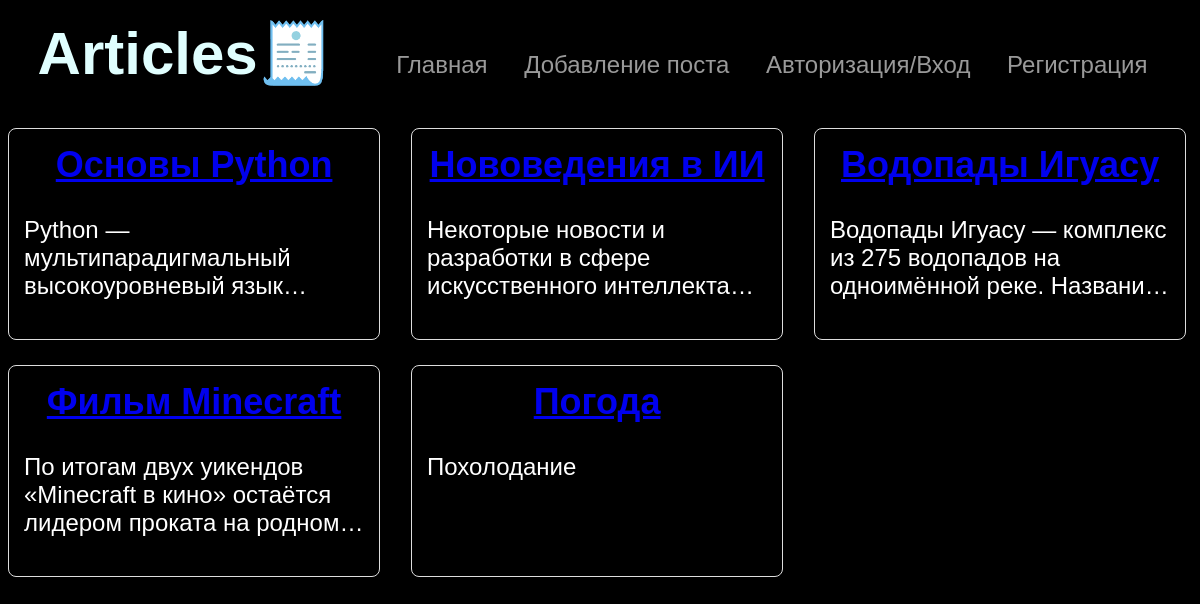
Before: / with the older database file.
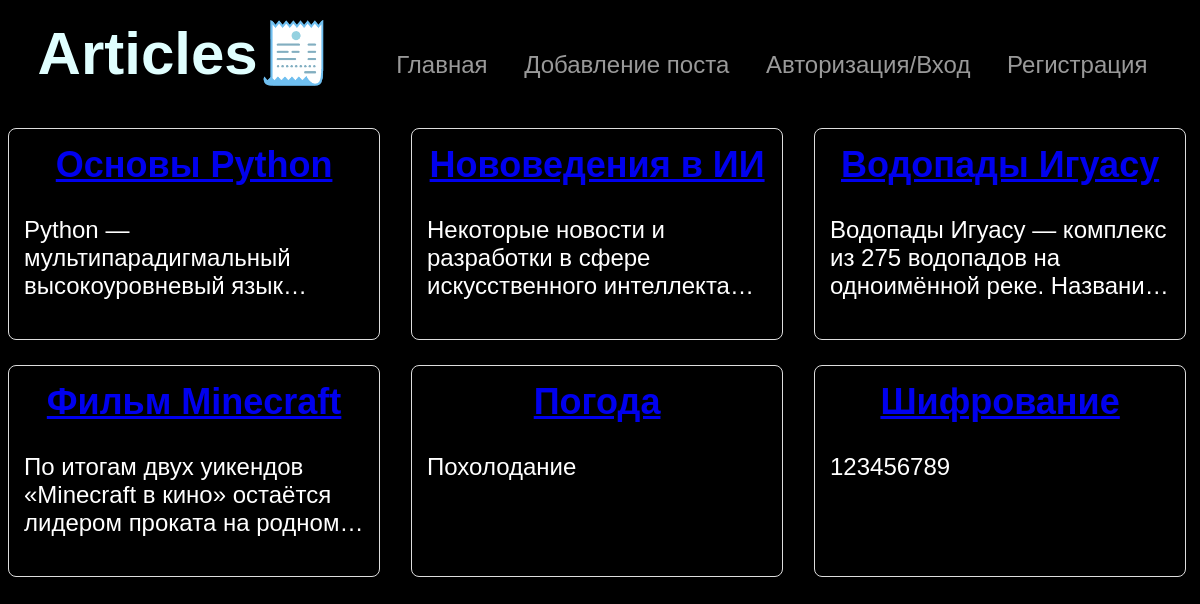
After: the same page with the newer database file.
### app.py (models this page shows)
class Post(db.Model):
    id = db.Column(db.Integer, primary_key=True)
    title = db.Column(db.String(300), nullable=False)
    text = db.Column(db.Text, nullable=False)
    photo_path = db.Column(db.Text)
    category = db.Column(db.String(100), nullable=False)

### app.py (the view)
@app.route('/')
def index():
    posts = Post.query.all()
    return render_template('index.html', posts=posts)

### templates/index.html (shortened to what this page needs)
{% extends 'main_html.html' %}
{% block body %}
<body>
<div class="posts">
    {% for post in posts %}
    <div class="post">
        <h2 class="title"><a href="{{url_for('hello', id=post.id)}}">{{post.title}}</a></h2>
        <p class="pop">{{post.text}}</p>
    </div>
    {% endfor %}
</div>
</body>
{% endblock %}

### templates/main_html.html (shortened to what this page needs)
<!DOCTYPE html>
<html lang="ru">
<head>
    <link rel="stylesheet" href="{{ url_for('static', filename='css/style.css') }}">
</head>
<body>
<header>
    <nav class="navbar">
        <div class="container">
            <a href="#" class="navbar-brand">Articles🧾</a>
            <div class="navbar-wrap">
                <ul class="navbar-menu">
                    <li><a href="/">Главная</a></li>
                    <li><a href="add_post">Добавление поста</a></li>
                    <li><a href="auth/login">Авторизация/Вход</a></li>
                    <li><a href="auth/register">Регистрация</a></li>
                </ul>
            </div>
        </div>
    </nav>
</header>
{% block body %}
{% endblock %}
</body>
</html>

### static/css/style.css (style rules this page uses)
body { color: white; background-color: black; text-align: center; font-family: 'Arial'; font-size: 24px; }
.navbar { width: 100%; height: 50px; box-shadow: 0 4px 10px rgba(0, 0, 0, .1); margin-bottom: 70px; }
.navbar .container { height: inherit; display: flex; justify-content: space-between; align-items: center; }
.navbar-menu { list-style-type: none; padding-left: 0; margin-bottom: 0; color: white; }
.navbar-menu li { display: inline-block; }
.navbar-menu li a { display: inline-block; color: white; opacity: 0.6; text-decoration: none; padding: 15px; transition: all 0.4s ease-in-out; }
.navbar-wrap { display: flex; flex-flow: row nowrap; }
.navbar-brand { font-weight: 700; font-size: 60px; text-decoration: none; color: #E0FFFF; }
.container { width: 95%; margin: 0 auto; padding: 20px; border-radius: 10px; }

### templates/main_html.html (style rules this page uses)
.posts { display: grid; grid-template-columns: repeat(3, 1fr); gap: 25px; }
.post { background-color: black; padding: 15px; border: 1px solid #ddd; border-radius: 8px; box-shadow: 0 4px 8px rgba(0,0,0,0.1); transition: transform 0.2s ease; width: 90%; }
.post h2 { margin-top: 0; }
.post p { margin-top: 0; }
p.pop { overflow: hidden; word-wrap: break-word; text-overflow: ellipsis; display: -webkit-box; -webkit-line-clamp: 3; -webkit-box-orient: vertical; text-align: left; }
.title { color: white !important; text-decoration: none; }

Changed rows visible on the page:
added Post: title "Шифрование", text "123456789"
